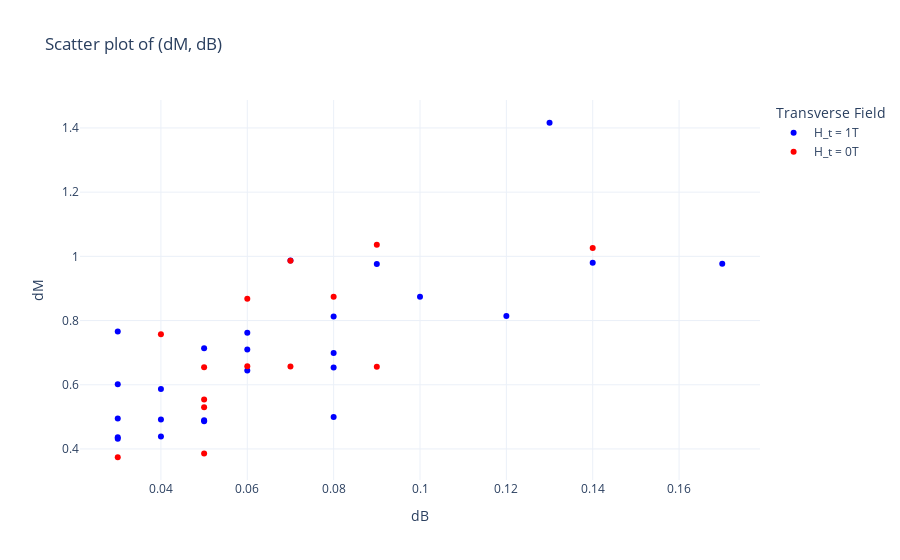

Notebook code cell kept with this figure:
### Code cell
#Find continuous segments of rows that contain at least one row with dMdB > threshold, segment defined by endpoints turning negative

threshold = 20
#Only check between the two segments of abs(B_limit_up) -> abs(B_limit_down) and its mirror image across y-axis
B_limit_up = 3
B_limit_down = 1

def get_large_avals(df):
    large_avals = [] # list of (dB, dM)
    has_large = False
    segment_started = False
    B_segment_start = 0
    M_segment_start = 0



    for i in range(len(df)):
        if abs(df['B_Field'].iloc[i])>B_limit_up or abs(df['B_Field'].iloc[i])<B_limit_down:
            segment_started = False
            has_large = False
            continue

        dMdB = df['dMdB'].iloc[i]
        if segment_started:
            if  dMdB > 0:
                if dMdB > threshold:
                    has_large = True
            else:
                dB = abs(B_segment_start - df['B_Field'].iloc[i])
                dM = abs(M_segment_start - df['M_z'].iloc[i])
                if has_large:
                    large_avals.append((dM, dB))
                segment_started = False
                has_large = False

        else:
            if dMdB>0:
                segment_started = True
                B_segment_start = df['B_Field'].iloc[i]
                M_segment_start = df['M_z'].iloc[i]
                if dMdB > threshold:
                    has_large = True


    return large_avals

large_avals_H0 = get_large_avals(df_H0)

arr_H0 = np.array(large_avals_H0)

large_avals = get_large_avals(df)

arr = np.array(large_avals)

# plt.figure(figsize=(6,5))
# plt.scatter(arr[:,1], arr[:,0], color='blue', label='H_t = 1T')
# plt.scatter(arr_H0[:,1], arr_H0[:,0], color='red', label='H_t = 0T')
# plt.ylabel('dM')
# plt.xlabel('dB')
# plt.title('Scatter plot of (dM, dB)')
# plt.grid(True)
# plt.tight_layout()
# plt.legend()
# plt.show()
# plt.savefig(f'Bfield_Mz_{dim}_{dim}_{dim}_Ht_1_ncycles_8.png')

# Create Plotly figure
fig = go.Figure()

xmin = min(arr[:,1].min(), arr_H0[:,1].min())
xmax = max(arr[:,1].max(), arr_H0[:,1].max())
ymin = min(arr[:,0].min(), arr_H0[:,0].min())
ymax = max(arr[:,0].max(), arr_H0[:,0].max())


# Scatter for H_t = 1T (blue)
fig.add_trace(go.Scatter(
    x=arr[:, 1],  # dB
    y=arr[:, 0],  # dM
    mode='markers',
    marker=dict(color='blue'),
    name='H_t = 1T'
))

# Scatter for H_t = 0T (red)
fig.add_trace(go.Scatter(
    x=arr_H0[:, 1],  # dB
    y=arr_H0[:, 0],  # dM
    mode='markers',
    marker=dict(color='red'),
    name='H_t = 0T'
))

# Layout styling
fig.update_layout(
    title='Scatter plot of (dM, dB)',
    xaxis_title='dB',
    yaxis_title='dM',
    legend=dict(title='Transverse Field'),
    template='plotly_white',

    xaxis=dict(
        title='dB',
         # range=[xmin, xmax],
        # type='log',
        # fixedrange=True       # disables zooming/panning on this axis
    ),
    yaxis=dict(
        title='dM',
        # range=[ymin, ymax],
        # type='log',
        # fixedrange=True       # optional: locks interaction
    ),
    showlegend=True,
)

# Show interactive plot
fig.show()

### Figure 1 — Plotly figure (JSON) as saved in the notebook; plotly's stock layout.template omitted (floating-point values rounded to 4 significant figures)
{"data": [{"marker": {"color": "blue"}, "mode": "markers", "name": "H_t = 1T", "x": [0.04, 0.05, 0.12, 0.1, 0.08, 0.08, 0.14, 0.07, 0.17, 0.13, 0.06, 0.03, 0.03, 0.03, 0.08, 0.04, 0.05, 0.05, 0.06, 0.09, 0.08, 0.04, 0.03, 0.06, 0.03], "y": [0.4388, 0.4896, 0.8142, 0.8738, 0.4999, 0.8126, 0.9802, 0.9869, 0.9766, 1.416, 0.6447, 0.4363, 0.4949, 0.6014, 0.6541, 0.4915, 0.4862, 0.7135, 0.71, 0.9759, 0.6986, 0.5869, 0.4315, 0.7617, 0.7656], "type": "scatter"}, {"marker": {"color": "red"}, "mode": "markers", "name": "H_t = 0T", "x": [0.09, 0.07, 0.05, 0.06, 0.04, 0.09, 0.08, 0.03, 0.06, 0.07, 0.05, 0.05, 0.05, 0.14], "y": [1.036, 0.9865, 0.386, 0.6574, 0.7577, 0.6565, 0.8738, 0.3742, 0.8676, 0.6571, 0.5542, 0.53, 0.6548, 1.026], "type": "scatter"}], "layout": {"title": {"text": "Scatter plot of (dM, dB)"}, "xaxis": {"title": {"text": "dB"}}, "yaxis": {"title": {"text": "dM"}}, "legend": {"title": {"text": "Transverse Field"}}, "showlegend": true}}
